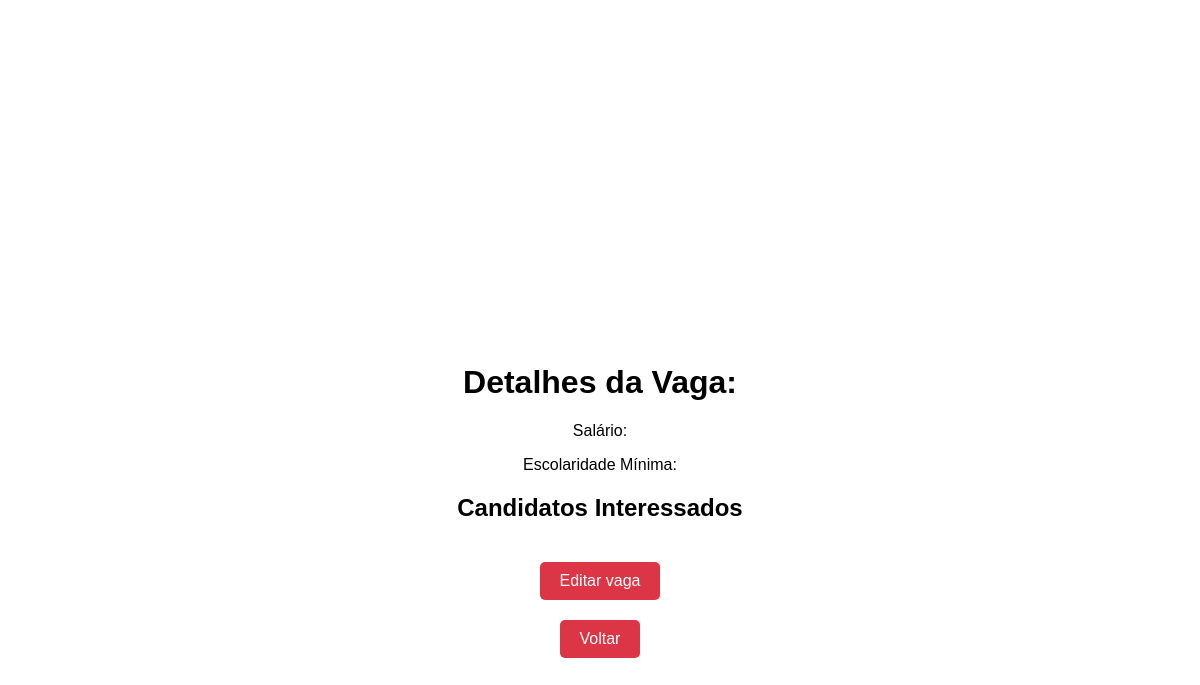
Before: /home/detalhes_vaga_empresas/18 (signed in) with the older database file.
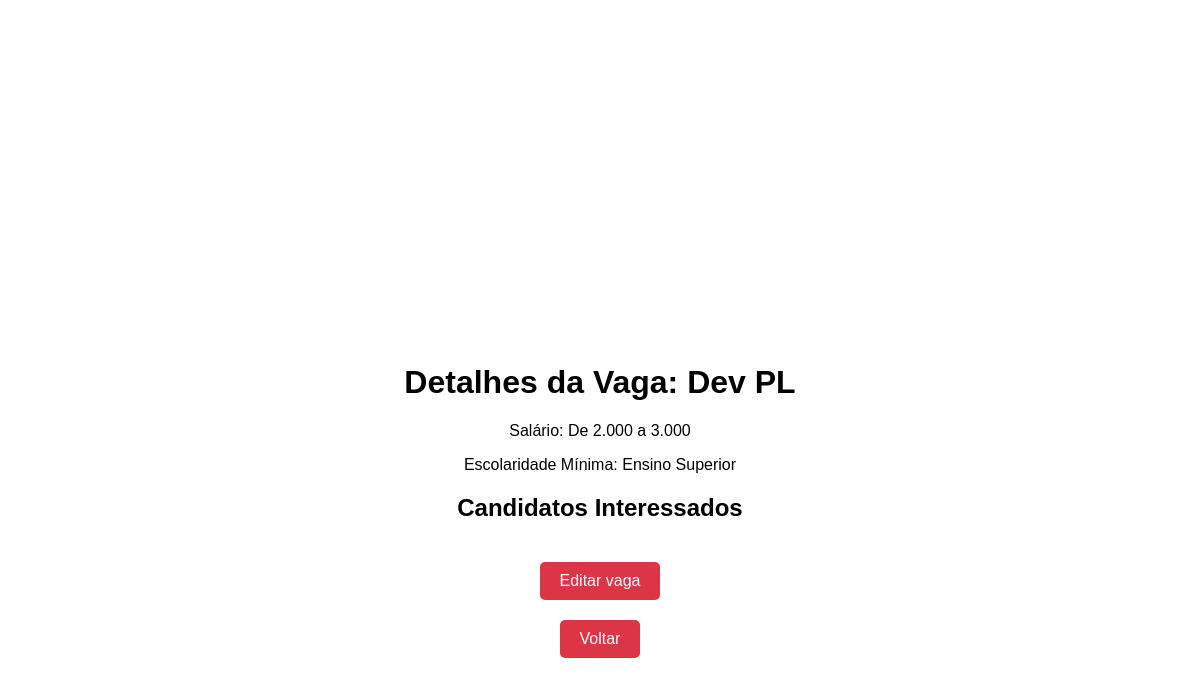
After: the same page with the newer database file.
### app_vagas/models.py (models this page shows, shortened)
class Vagas(models.Model):
    nome = models.CharField(max_length=100)
    faixa_salarial = models.IntegerField(choices=FAIXA_SALARIAL_CHOICES)
    escolaridade_minima = models.IntegerField(choices=ESCOLARIDADE_CHOICES)
    requisitos = models.TextField()
    empresa = models.ForeignKey(Empresa, related_name="vagas", on_delete=models.CASCADE)

### app_vagas/views.py (the view, shortened to what this page needs)
@login_required
def detalhes_vaga_empresas(request, vaga_id):
    vaga = Vagas.objects.filter(id=vaga_id).first()
    candidatos = Candidato.objects.filter(vagas_aplicadas__vaga_id=vaga_id).all()
    context = {"vaga": vaga, "candidatos": candidatos}
    return render(request, "detalhes_vaga_empresas.html", context)

### projeto_vagas/templates/detalhes_vaga_empresas.html (shortened to what this page needs)
<!DOCTYPE html>
{%load static%}
<html>
<head>
    <link rel="stylesheet" type="text/css" href="{% static 'css/detalhes_vaga.css' %}">
</head>
<body>
    <div class="container">
        <h1>Detalhes da Vaga: {{ vaga.nome }}</h1>
        <p>Salário: {{ vaga.get_faixa_salarial_display }}</p>
        <p>Escolaridade Mínima: {{ vaga.get_escolaridade_minima_display}}</p>
        <h2>Candidatos Interessados</h2>
        <a href="{% url 'edita_vaga' vaga.id %}">
            <button>Editar vaga</button>
        </a>
        <a href="{% url 'vagas_cadastradas' %}">
            <button>Voltar</button>
        </a>
    </div>
</body>
</html>

Changed rows visible on the page:
added Vagas: nome "Dev PL", faixa_salarial "De 2.000 a 3.000", escolaridade_minima "Ensino Superior"
